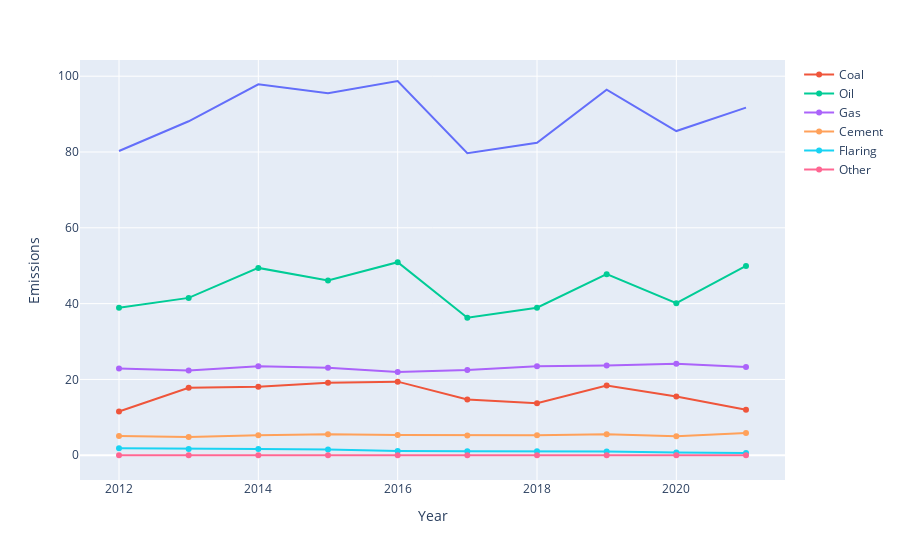

Write notebook code for a chart like this one.
### Markdown cell above
Ahora validamos el comportamiento por tipo de emision

### Code cell
columns = ['Coal', 'Oil', 'Gas','Cement', 'Flaring', 'Other']
plt.figure(figsize=(12,5))
fig = px.line(y=colombia_data['Total'],x=colombia_data['Year'],labels={'x':'Year','y':'Emissions'})
for i in columns:
    fig.add_scatter(y=colombia_data[str(i)],x=colombia_data['Year'],name=str(i))
fig.show()

### Figure 1 — Plotly figure (JSON) as saved in the notebook; plotly's stock layout.template omitted (floating-point values rounded to 4 significant figures)
{"data": [{"hovertemplate": "Year=%{x}<br>Emissions=%{y}<extra></extra>", "legendgroup": "", "line": {"color": "#636efa", "dash": "solid"}, "marker": {"symbol": "circle"}, "mode": "lines", "name": "", "orientation": "v", "showlegend": false, "type": "scatter", "x": [2012, 2013, 2014, 2015, 2016, 2017, 2018, 2019, 2020, 2021], "xaxis": "x", "y": [80.26, 88.1, 97.86, 95.47, 98.73, 79.69, 82.43, 96.44, 85.53, 91.7], "yaxis": "y"}, {"name": "Coal", "type": "scatter", "x": [2012, 2013, 2014, 2015, 2016, 2017, 2018, 2019, 2020, 2021], "y": [11.54, 17.8, 18.05, 19.14, 19.42, 14.69, 13.71, 18.43, 15.47, 12.02]}, {"name": "Oil", "type": "scatter", "x": [2012, 2013, 2014, 2015, 2016, 2017, 2018, 2019, 2020, 2021], "y": [38.91, 41.51, 49.42, 46.13, 50.94, 36.27, 38.92, 47.77, 40.11, 49.94]}, {"name": "Gas", "type": "scatter", "x": [2012, 2013, 2014, 2015, 2016, 2017, 2018, 2019, 2020, 2021], "y": [22.9, 22.34, 23.48, 23.1, 21.94, 22.47, 23.45, 23.71, 24.17, 23.26]}, {"name": "Cement", "type": "scatter", "x": [2012, 2013, 2014, 2015, 2016, 2017, 2018, 2019, 2020, 2021], "y": [5.051, 4.79, 5.277, 5.551, 5.317, 5.233, 5.301, 5.537, 5.041, 5.871]}, {"name": "Flaring", "type": "scatter", "x": [2012, 2013, 2014, 2015, 2016, 2017, 2018, 2019, 2020, 2021], "y": [1.851, 1.662, 1.627, 1.543, 1.109, 1.034, 1.045, 1.003, 0.733, 0.6158]}, {"name": "Other", "type": "scatter", "x": [2012, 2013, 2014, 2015, 2016, 2017, 2018, 2019, 2020, 2021], "y": [0, 0, 0, 0, 0, 0, 0, 0, 0, 0]}], "layout": {"legend": {"tracegroupgap": 0}, "margin": {"t": 60}, "xaxis": {"anchor": "y", "domain": [0, 1], "title": {"text": "Year"}}, "yaxis": {"anchor": "x", "domain": [0, 1], "title": {"text": "Emissions"}}}}
